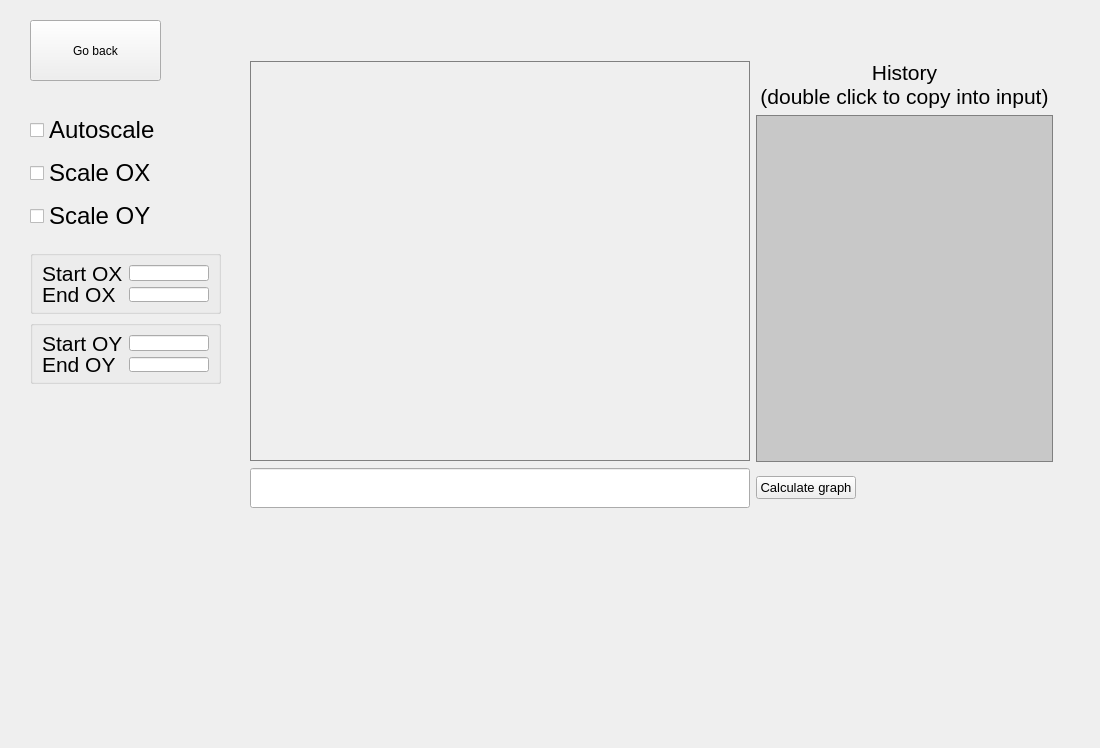
<?xml version="1.0" encoding="UTF-8"?>
<ui version="4.0">
 <class>QPlot</class>
 <widget class="QWidget" name="QPlot">
  <property name="geometry">
   <rect>
    <x>0</x>
    <y>0</y>
    <width>1100</width>
    <height>748</height>
   </rect>
  </property>
  <property name="windowTitle">
   <string>Form</string>
  </property>
  <widget class="QPushButton" name="pushButton">
   <property name="geometry">
    <rect>
     <x>30</x>
     <y>20</y>
     <width>131</width>
     <height>61</height>
    </rect>
   </property>
   <property name="text">
    <string>Go back</string>
   </property>
  </widget>
  <widget class="QGroupBox" name="groupBox">
   <property name="geometry">
    <rect>
     <x>30</x>
     <y>250</y>
     <width>191</width>
     <height>64</height>
    </rect>
   </property>
   <layout class="QGridLayout" name="gridLayout_2">
    <item row="0" column="1">
     <widget class="QLineEdit" name="lineEdit_start_x"/>
    </item>
    <item row="1" column="1">
     <widget class="QLineEdit" name="lineEdit_end_x"/>
    </item>
    <item row="0" column="0">
     <widget class="QLabel" name="start_ox">
      <property name="font">
       <font>
        <pointsize>16</pointsize>
       </font>
      </property>
      <property name="text">
       <string>Start OX</string>
      </property>
     </widget>
    </item>
    <item row="1" column="0">
     <widget class="QLabel" name="end_ox">
      <property name="font">
       <font>
        <pointsize>16</pointsize>
       </font>
      </property>
      <property name="text">
       <string>End OX</string>
      </property>
     </widget>
    </item>
   </layout>
  </widget>
  <widget class="QWidget" name="layoutWidget">
   <property name="geometry">
    <rect>
     <x>250</x>
     <y>60</y>
     <width>803</width>
     <height>448</height>
    </rect>
   </property>
   <layout class="QGridLayout" name="gridLayout">
    <item row="2" column="1">
     <widget class="QPushButton" name="pushButton_get_graph">
      <property name="maximumSize">
       <size>
        <width>100</width>
        <height>16777215</height>
       </size>
      </property>
      <property name="font">
       <font>
        <pointsize>10</pointsize>
       </font>
      </property>
      <property name="text">
       <string>Calculate graph</string>
      </property>
     </widget>
    </item>
    <item row="2" column="0">
     <widget class="QLineEdit" name="lineEdit">
      <property name="sizePolicy">
       <sizepolicy hsizetype="Fixed" vsizetype="Fixed">
        <horstretch>0</horstretch>
        <verstretch>0</verstretch>
       </sizepolicy>
      </property>
      <property name="minimumSize">
       <size>
        <width>500</width>
        <height>40</height>
       </size>
      </property>
      <property name="alignment">
       <set>Qt::AlignRight|Qt::AlignTrailing|Qt::AlignVCenter</set>
      </property>
     </widget>
    </item>
    <item row="0" column="0">
     <widget class="QCustomPlot" name="widget_plot" native="true">
      <property name="sizePolicy">
       <sizepolicy hsizetype="Fixed" vsizetype="Fixed">
        <horstretch>0</horstretch>
        <verstretch>0</verstretch>
       </sizepolicy>
      </property>
      <property name="minimumSize">
       <size>
        <width>500</width>
        <height>400</height>
       </size>
      </property>
      <property name="styleSheet">
       <string notr="true">QWidget {
   border: 1px solid gray;
}</string>
      </property>
     </widget>
    </item>
    <item row="0" column="1">
     <layout class="QVBoxLayout" name="verticalLayout">
      <item>
       <widget class="QLabel" name="label_3">
        <property name="font">
         <font>
          <pointsize>16</pointsize>
         </font>
        </property>
        <property name="text">
         <string>History
(double click to copy into input)</string>
        </property>
        <property name="alignment">
         <set>Qt::AlignCenter</set>
        </property>
       </widget>
      </item>
      <item>
       <widget class="QListWidget" name="listWidget">
        <property name="styleSheet">
         <string notr="true">QListWidget {
  background-color: rgba(128, 128, 128, 90);
  border: 1px solid gray;
}

QListWidget:pressed {
    background-color: qlineargradient(x1: 0, y1: 0, x2: 0, y2: 1,
                                      stop: 0 #BEBEBE, stop: 1 #D7D7D7);
}</string>
        </property>
        <property name="editTriggers">
         <set>QAbstractItemView::DoubleClicked</set>
        </property>
       </widget>
      </item>
     </layout>
    </item>
   </layout>
  </widget>
  <widget class="QWidget" name="layoutWidget">
   <property name="geometry">
    <rect>
     <x>30</x>
     <y>110</y>
     <width>130</width>
     <height>128</height>
    </rect>
   </property>
   <layout class="QGridLayout" name="gridLayout_3">
    <item row="0" column="0">
     <widget class="QCheckBox" name="checkBox_autoscale">
      <property name="font">
       <font>
        <pointsize>18</pointsize>
       </font>
      </property>
      <property name="text">
       <string>Autoscale</string>
      </property>
     </widget>
    </item>
    <item row="1" column="0">
     <widget class="QCheckBox" name="checkBox_scale_x">
      <property name="font">
       <font>
        <pointsize>18</pointsize>
       </font>
      </property>
      <property name="text">
       <string>Scale OX</string>
      </property>
     </widget>
    </item>
    <item row="2" column="0">
     <widget class="QCheckBox" name="checkBox_scale_y">
      <property name="font">
       <font>
        <pointsize>18</pointsize>
       </font>
      </property>
      <property name="text">
       <string>Scale OY</string>
      </property>
     </widget>
    </item>
   </layout>
  </widget>
  <widget class="QGroupBox" name="groupBoxScale">
   <property name="geometry">
    <rect>
     <x>30</x>
     <y>320</y>
     <width>191</width>
     <height>64</height>
    </rect>
   </property>
   <layout class="QGridLayout" name="gridLayout_4">
    <item row="0" column="0">
     <widget class="QLabel" name="start_oy">
      <property name="font">
       <font>
        <pointsize>16</pointsize>
       </font>
      </property>
      <property name="text">
       <string>Start OY</string>
      </property>
     </widget>
    </item>
    <item row="0" column="1">
     <widget class="QLineEdit" name="lineEdit_start_y"/>
    </item>
    <item row="1" column="1">
     <widget class="QLineEdit" name="lineEdit_end_y"/>
    </item>
    <item row="1" column="0">
     <widget class="QLabel" name="end_oy">
      <property name="font">
       <font>
        <pointsize>16</pointsize>
       </font>
      </property>
      <property name="text">
       <string>End OY</string>
      </property>
     </widget>
    </item>
   </layout>
  </widget>
 </widget>
 <customwidgets>
  <customwidget>
   <class>QCustomPlot</class>
   <extends>QWidget</extends>
   <header location="global">qcustomplot.h</header>
   <container>1</container>
  </customwidget>
 </customwidgets>
 <resources/>
 <connections/>
</ui>
